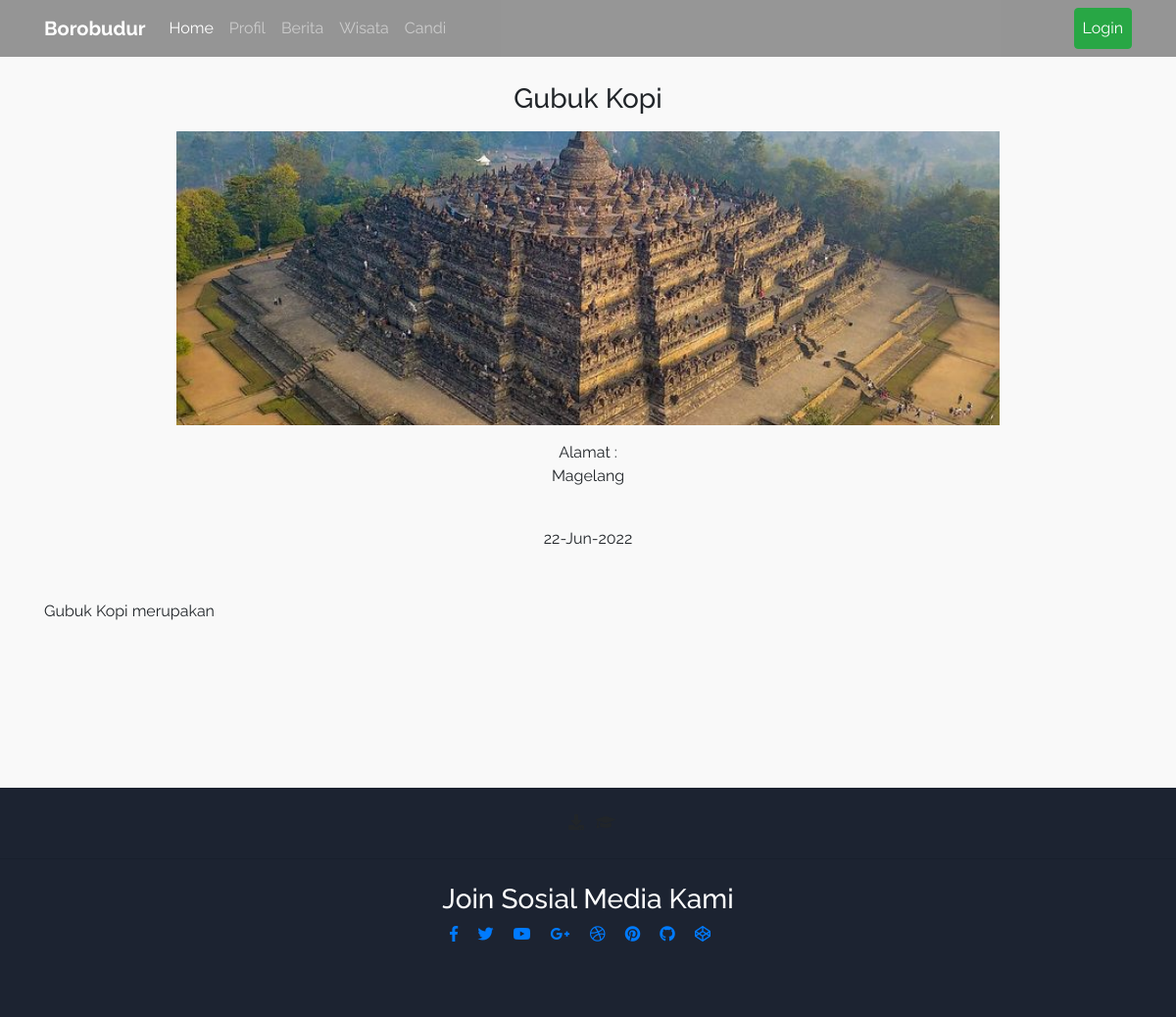
Screenshot of /home/wisata_detail/1 with the database file from the repository.
### tables this page shows
CREATE TABLE `wisata` (
  `id_wisata` int(11) NOT NULL,
  `nama_wisata` varchar(100) NOT NULL,
  `deskripsi_wisata` text NOT NULL,
  `lokasi_wisata` varchar(100) NOT NULL,
  `tanggal_input` date NOT NULL,
  `gambar` varchar(100) NOT NULL
);

### application/controllers/Home.php (called while the page is built, shortened)
<?php
class Home extends CI_Controller {
	public function __construct(){
		$this->load->model('M_Home','model');
		$this->load->model('M_Wisata','model_wisata');
		$this->load->model('M_Candi','model_candi');
		$this->load->library("pagination");
	}
	public function wisata_detail($id){
		$data["detail"]=$this->model->wisata_detail('wisata',$id)->row();
		$this->load->view('layouts/header');
		$this->load->view('pages/user/wisata-detail',$data);
		$this->load->view('layouts/footer');
	}
}

### index.php (called while the page is built, shortened)
<?php
require_once BASEPATH.'core/CodeIgniter.php';

### application/models/M_Home.php (called while the page is built, shortened)
<?php
class M_Home extends CI_Model
{
	public function wisata_detail($table,$id) {
        return $this->db->where('id_wisata',$id)->get($table);
    }
}

### application/views/pages/user/wisata-detail.php (the view, shortened to what this page needs)
<div style="text-align:center;margin-top:7%;">
	<h3 class="h3 mb-3"><?= $detail->nama_wisata ?></h3>
	<div class="view" style="background-image: url('<?= base_url('assets/file/wisata/'.$detail->gambar) ?>'); background-repeat: no-repeat; background-size: cover;height:300px;background-position-y: center;width:70%;margin:0 auto">
	</div>
	<div class="mt-3">
	Alamat : <?= $detail->lokasi_wisata ?> <br> <?= date_format(date_create($detail->tanggal_input),'d-M-Y') ?>
</div>
</div>
  <main>
    <div class="container" style="min-height:21vh">
      <section class="mt-5 wow fadeIn" id="profil">
        <p style="text-align:justify;margin-bottom: 50px;"><?= $detail->deskripsi_wisata?>
			</p>
      </section>
    </div>
  </main>

### application/views/layouts/header.php (shortened to what this page needs)
<!doctype html>
<html lang="en">
  <head>
		<link rel = "stylesheet"
         href = "https://stackpath.bootstrapcdn.com/bootstrap/4.3.1/css/bootstrap.min.css">
		<link href="<?= base_url("assets/client/css/style.css") ?>" rel="stylesheet">
	<link rel="stylesheet" href="https://cdnjs.cloudflare.com/ajax/libs/font-awesome/5.1.0-8/css/all.css" />
  </head>
  <body>
	<nav class="navbar fixed-top navbar-expand-lg navbar-dark scrolling-navbar">
		<div class="container">
		<a class="navbar-brand" href="https://mdbootstrap.com/material-design-for-bootstrap/" target="_blank">
			<strong>Borobudur</strong>
		</a>
		<div class="collapse navbar-collapse" id="navbarSupportedContent">
			<ul class="navbar-nav mr-auto">
			<li class="nav-item active">
				<a class="nav-link text-color" href="<?= base_url('home') ?>">Home</a>
			</li>
			<li class="nav-item">
				<a class="nav-link text-color" href="<?= base_url('home/about') ?>">Profil</a>
			</li>
			<li class="nav-item">
				<a class="nav-link text-color" href="<?= base_url('home/berita') ?>">Berita</a>
			</li>
			<li class="nav-item">
				<a class="nav-link text-color" href="<?= base_url('home/wisata') ?>">Wisata</a>
			</li>
			<li class="nav-item">
				<a class="nav-link text-color" href="<?= base_url('home/candi') ?>">Candi</a>
			</li>
			</ul>
			<?php if ($this->session->userdata('id_user')!=null) { ?>
				<ul class="navbar-nav">
					<li class="nav-item">
						<a class="nav-link text-white btn btn-success" href="<?= base_url('admin') ?>">Dashboard</a>
					</li>
				</ul>
			<?php }else{ ?>
				<ul class="navbar-nav">
					<li class="nav-item">
						<a class="nav-link text-white btn btn-success" href="<?= base_url('admin/login') ?>">Login</a>
					</li>
				</ul>
			<?php } ?>
		</div>
		</div>
  	</nav>

### application/views/layouts/footer.php (shortened to what this page needs)
  <footer class="page-footer text-center font-small mt-4 wow fadeIn">
    <div class="pt-4">
        <i class="fas fa-download ml-2"></i>
        <i class="fas fa-graduation-cap ml-2"></i>
    </div>
    <hr class="my-4">
	<h3 class="text-center" style="color: white;">Join Sosial Media Kami</h3>
    <div class="pb-4">
      <a href="https://www.facebook.com/mdbootstrap" target="_blank">
        <i class="fab fa-facebook-f mr-3"></i>
      </a>
      <a href="https://twitter.com/MDBootstrap" target="_blank">
        <i class="fab fa-twitter mr-3"></i>
      </a>
      <a href="https://www.youtube.com/watch?v=7MUISDJ5ZZ4" target="_blank">
        <i class="fab fa-youtube mr-3"></i>
      </a>
      <a href="https://plus.google.com/u/0/b/107863090883699620484" target="_blank">
        <i class="fab fa-google-plus-g mr-3"></i>
      </a>
      <a href="https://dribbble.com/mdbootstrap" target="_blank">
        <i class="fab fa-dribbble mr-3"></i>
      </a>
      <a href="https://pinterest.com/mdbootstrap" target="_blank">
        <i class="fab fa-pinterest mr-3"></i>
      </a>
      <a href="https://github.com/mdbootstrap/bootstrap-material-design" target="_blank">
        <i class="fab fa-github mr-3"></i>
      </a>
      <a href="http://codepen.io/mdbootstrap/" target="_blank">
        <i class="fab fa-codepen mr-3"></i>
      </a>
    </div>
    <div class="footer-copyright py-4">
    </div>
  </footer>
	</body>
</html>

### assets/client/css/style.css (style rules this page uses)
.view, body { height: 100%; font-family: "Anek Malayalam", sans-serif; font-family: "Poppins", sans-serif; }
html { height: 100%; }
.navbar { background-color: rgba(0, 0, 0, 0.4); }
.page-footer, .top-nav-collapse { background-color: #1c2331; }
.text-color { color: white; }

### application/views/layouts/header.php (style rules this page uses)
body { background: #f9f9f9; font-size: 16px; font-family: "Raleway", sans-serif; }

### rows the page displays
wisata: nama_wisata "Gubuk Kopi", gambar (picture), lokasi_wisata "Magelang", tanggal_input "22-Jun-2022", deskripsi_wisata "Gubuk Kopi merupakan"
